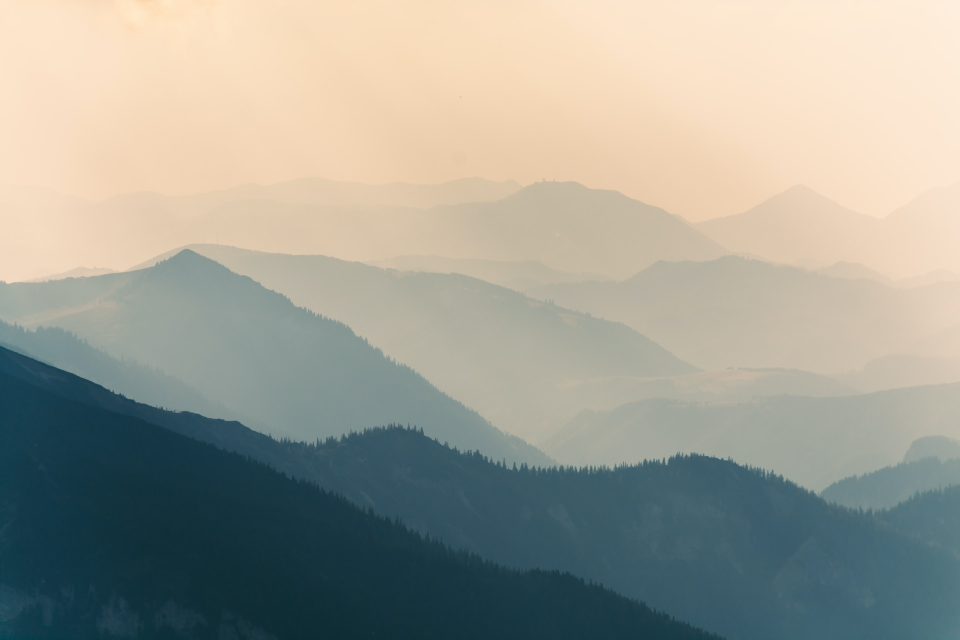
#> input picture demo.jpg, 1920 x 1280 px (shown at 1/2 size)
$ python Image_resizer.py
#> lines starting #> are read from the running program, lines starting #| are printed output that depends on the picture
# reference link: https://www.tutorialkart.com/opencv/python/opencv-python-resize-image/#gsc.tab=0

# package command: pip install opencv-python

import cv2

source_path = "./demo.jpg"
destination_path = "newImage.png"
scale_percent = 60

# Read the source image
source = cv2.imread(source_path)
#> source is the input picture: shape (1280, 1920, 3); mean B, G, R 148.6, 159.3, 158.6

# Check if the image was successfully loaded
if source is None:
    print(f"Error: Unable to load the image from {source_path}")
else:
    # Calculate the new dimensions
    width = int(source.shape[1] * scale_percent / 100)
#> width = 1152
    height = int(source.shape[0] * scale_percent / 100)
#> height = 768
    dim = (width, height)
#> dim = (1152, 768)

    # Resize the image
    resized = cv2.resize(source, dim, interpolation=cv2.INTER_AREA)
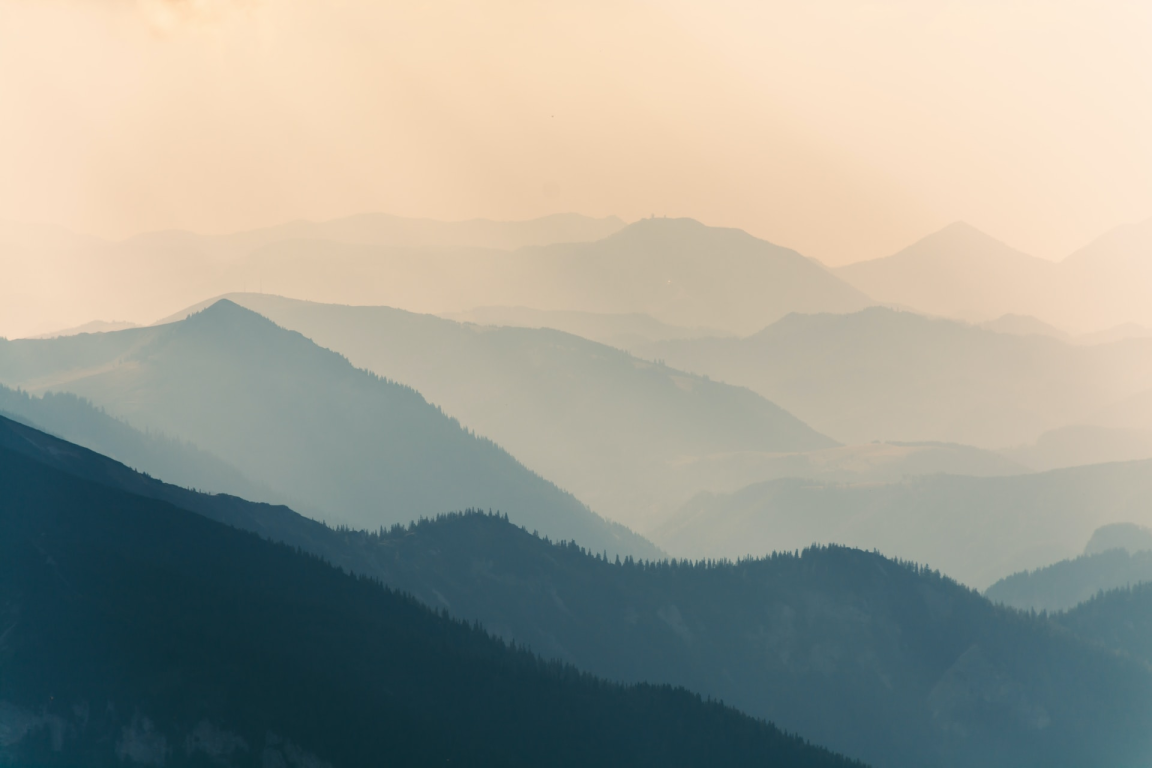
#> resized: shape (768, 1152, 3); mean B, G, R 148.6, 159.3, 158.6

    print('Resized Dimensions:', resized.shape)
#| Resized Dimensions: (768, 1152, 3)

    # Save the resized image
    cv2.imwrite(destination_path, resized)

    # Display the resized image
    cv2.imshow("Resized image", resized)
    cv2.waitKey(0)
    cv2.destroyAllWindows()
